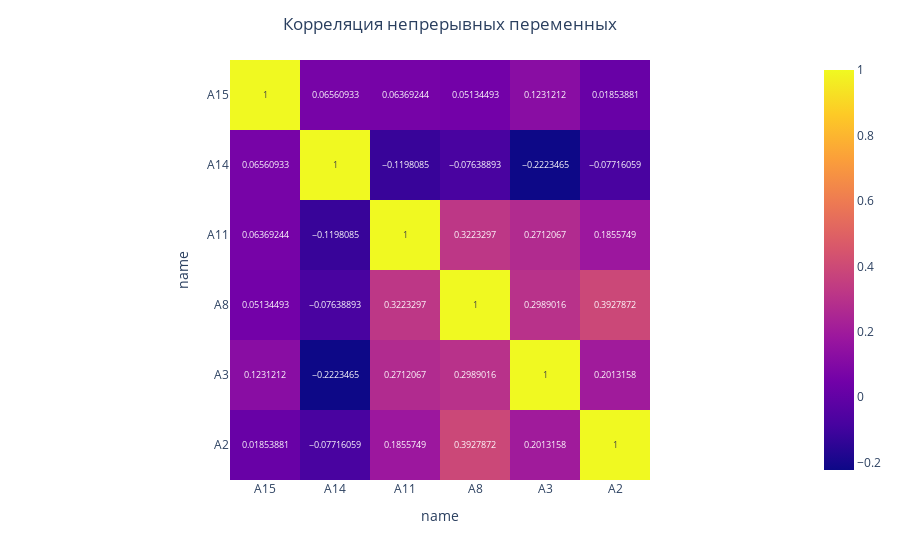

Here is the notebook cell this chart was saved with:
### Code cell
fig_cor = px.imshow(df.corr(), text_auto=True)
fig_cor.update_layout(
     title={
        "text": "Корреляция непрерывных переменных",
        "x": 0.5
    },

)
fig_cor.show()

### Figure 1 — Plotly figure (JSON) as saved in the notebook; plotly's stock layout.template omitted (floating-point values rounded to 4 significant figures)
{"data": [{"coloraxis": "coloraxis", "hovertemplate": "name: %{x}<br>name: %{y}<br>color: %{z}<extra></extra>", "name": "0", "texttemplate": "%{z}", "type": "heatmap", "x": ["A15", "A14", "A11", "A8", "A3", "A2"], "xaxis": "x", "y": ["A15", "A14", "A11", "A8", "A3", "A2"], "yaxis": "y", "z": [[1, 0.06561, 0.06369, 0.05134, 0.1231, 0.01854], [0.06561, 1, -0.1198, -0.07639, -0.2223, -0.07716], [0.06369, -0.1198, 1, 0.3223, 0.2712, 0.1856], [0.05134, -0.07639, 0.3223, 1, 0.2989, 0.3928], [0.1231, -0.2223, 0.2712, 0.2989, 1, 0.2013], [0.01854, -0.07716, 0.1856, 0.3928, 0.2013, 1]]}], "layout": {"coloraxis": {"colorscale": [[0, "#0d0887"], [0.1111, "#46039f"], [0.2222, "#7201a8"], [0.3333, "#9c179e"], [0.4444, "#bd3786"], [0.5556, "#d8576b"], [0.6667, "#ed7953"], [0.7778, "#fb9f3a"], [0.8889, "#fdca26"], [1, "#f0f921"]]}, "margin": {"t": 60}, "title": {"text": "Корреляция непрерывных переменных", "x": 0.5}, "xaxis": {"anchor": "y", "constrain": "domain", "domain": [0, 1], "scaleanchor": "y", "title": {"text": "name"}}, "yaxis": {"anchor": "x", "autorange": "reversed", "constrain": "domain", "domain": [0, 1], "title": {"text": "name"}}}}
